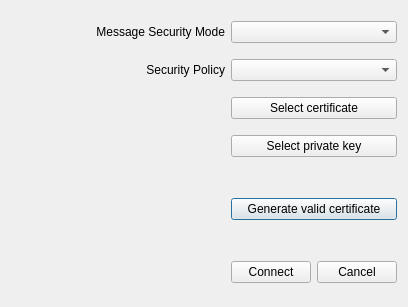
<?xml version="1.0" encoding="UTF-8"?>
<ui version="4.0">
 <class>ConnectOptionsDialog</class>
 <widget class="QDialog" name="ConnectOptionsDialog">
  <property name="geometry">
   <rect>
    <x>0</x>
    <y>0</y>
    <width>408</width>
    <height>307</height>
   </rect>
  </property>
  <property name="windowTitle">
   <string>Connection Options</string>
  </property>
  <property name="windowIcon">
   <iconset>
    <normaloff>icons/property.svg</normaloff>icons/property.svg</iconset>
  </property>
  <layout class="QGridLayout" name="gridLayout">
   <item row="6" column="0" colspan="4">
    <spacer name="verticalSpacer_2">
     <property name="orientation">
      <enum>Qt::Vertical</enum>
     </property>
     <property name="sizeType">
      <enum>QSizePolicy::Fixed</enum>
     </property>
     <property name="sizeHint" stdset="0">
      <size>
       <width>20</width>
       <height>25</height>
      </size>
     </property>
    </spacer>
   </item>
   <item row="5" column="2" colspan="2">
    <widget class="QPushButton" name="generateButton">
     <property name="text">
      <string>Generate valid certificate</string>
     </property>
    </widget>
   </item>
   <item row="7" column="2">
    <widget class="QPushButton" name="connectButton">
     <property name="text">
      <string>Connect</string>
     </property>
    </widget>
   </item>
   <item row="3" column="2" colspan="2">
    <widget class="QPushButton" name="privateKeyButton">
     <property name="toolTip">
      <string>Select PEM File</string>
     </property>
     <property name="text">
      <string>Select private key</string>
     </property>
    </widget>
   </item>
   <item row="2" column="0" colspan="2">
    <widget class="QLabel" name="certificateLabel">
     <property name="font">
      <font>
       <italic>true</italic>
      </font>
     </property>
     <property name="text">
      <string/>
     </property>
     <property name="alignment">
      <set>Qt::AlignRight|Qt::AlignTrailing|Qt::AlignVCenter</set>
     </property>
    </widget>
   </item>
   <item row="7" column="3">
    <widget class="QPushButton" name="cancelButton">
     <property name="text">
      <string>Cancel</string>
     </property>
    </widget>
   </item>
   <item row="0" column="2" colspan="2">
    <widget class="QComboBox" name="modeComboBox"/>
   </item>
   <item row="1" column="1">
    <widget class="QLabel" name="policyLabel">
     <property name="text">
      <string>Security Policy</string>
     </property>
     <property name="alignment">
      <set>Qt::AlignRight|Qt::AlignTrailing|Qt::AlignVCenter</set>
     </property>
    </widget>
   </item>
   <item row="2" column="2" colspan="2">
    <widget class="QPushButton" name="certificateButton">
     <property name="toolTip">
      <string>Select DER File</string>
     </property>
     <property name="text">
      <string>Select certificate</string>
     </property>
    </widget>
   </item>
   <item row="0" column="0" rowspan="2">
    <spacer name="horizontalSpacer">
     <property name="orientation">
      <enum>Qt::Horizontal</enum>
     </property>
     <property name="sizeType">
      <enum>QSizePolicy::Fixed</enum>
     </property>
     <property name="sizeHint" stdset="0">
      <size>
       <width>25</width>
       <height>20</height>
      </size>
     </property>
    </spacer>
   </item>
   <item row="3" column="0" colspan="2">
    <widget class="QLabel" name="privateKeyLabel">
     <property name="font">
      <font>
       <italic>true</italic>
      </font>
     </property>
     <property name="text">
      <string/>
     </property>
     <property name="alignment">
      <set>Qt::AlignRight|Qt::AlignTrailing|Qt::AlignVCenter</set>
     </property>
    </widget>
   </item>
   <item row="0" column="1">
    <widget class="QLabel" name="modeLabel">
     <property name="text">
      <string>Message Security Mode</string>
     </property>
     <property name="alignment">
      <set>Qt::AlignRight|Qt::AlignTrailing|Qt::AlignVCenter</set>
     </property>
    </widget>
   </item>
   <item row="1" column="2" colspan="2">
    <widget class="QComboBox" name="policyComboBox"/>
   </item>
   <item row="4" column="0" colspan="4">
    <spacer name="verticalSpacer">
     <property name="orientation">
      <enum>Qt::Vertical</enum>
     </property>
     <property name="sizeType">
      <enum>QSizePolicy::Fixed</enum>
     </property>
     <property name="sizeHint" stdset="0">
      <size>
       <width>20</width>
       <height>25</height>
      </size>
     </property>
    </spacer>
   </item>
  </layout>
 </widget>
 <layoutdefault spacing="6" margin="11"/>
 <resources/>
 <connections/>
</ui>
